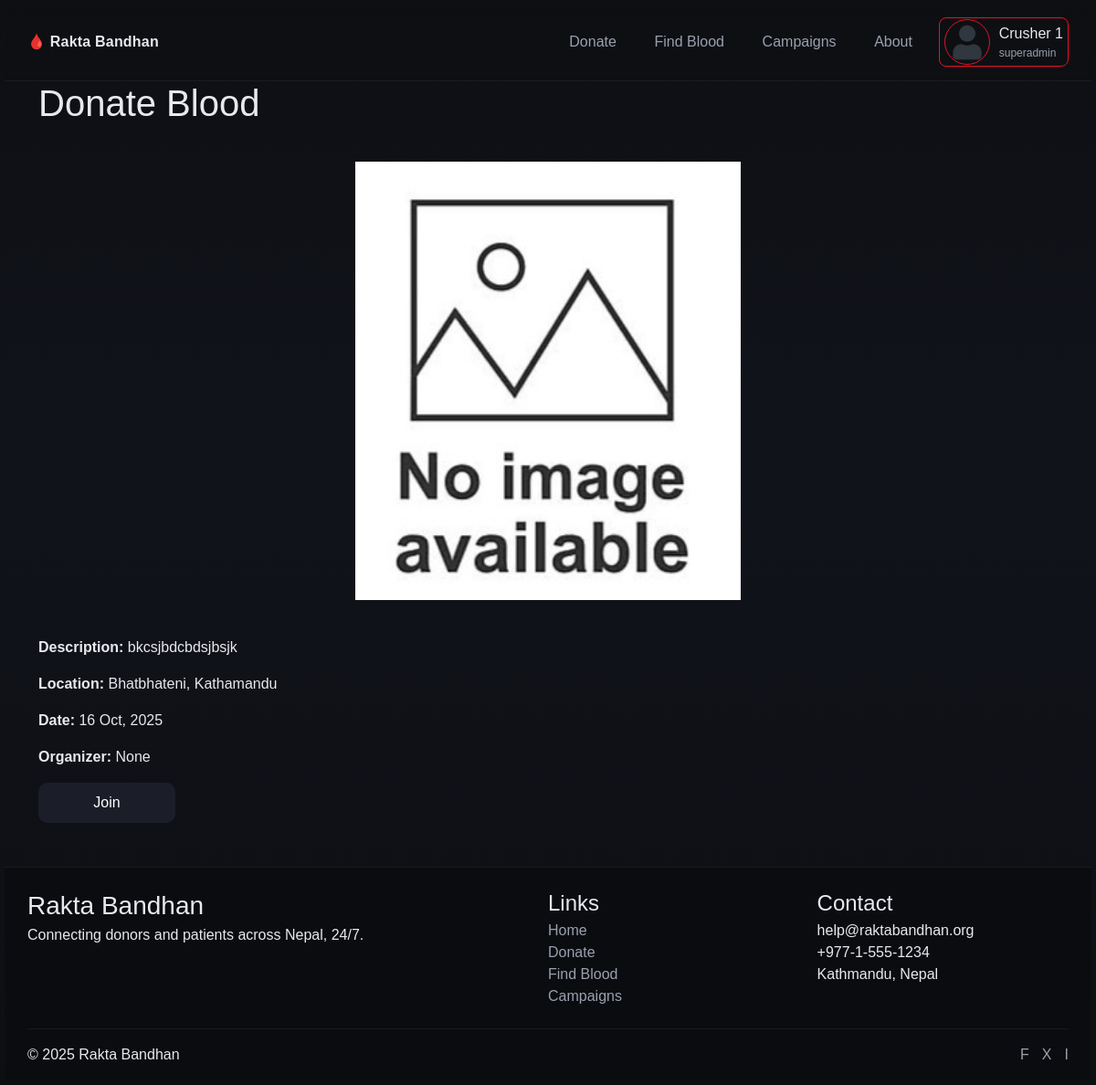
The page /campaign/2 (signed in) on the database its author committed.
### models.py (models this page shows)
class User(db.Model, UserMixin):
    __tablename__ = "users"
    id = db.Column(db.Integer, primary_key=True)
    username = db.Column(db.String(100), nullable=False)
    password = db.Column(db.String(200), nullable=False)
    email = db.Column(db.String(120), unique=True, nullable=False)
    phone = db.Column(db.String(20), nullable=False, unique=True)
    blood_grp = db.Column(db.String(5), nullable=False)
    address = db.Column(db.String(200), nullable=False)
    profile_picture = db.Column(db.String(200), default='defaultImg/default.jpg')
    role = db.Column(db.String(20), nullable=False)
    donor = db.relationship('Donor', backref='user', uselist=False)
    requests = db.relationship('BloodRequest', backref='recipient', lazy=True)

class Campaign(db.Model):
    __tablename__ = "campaigns"
    id = db.Column(db.Integer, primary_key=True)
    title = db.Column(db.String(100), nullable=False)
    camp_img = db.Column(db.String(255), nullable=True)
    location = db.Column(db.String(100), nullable=False)
    date = db.Column(db.Date, nullable=False)
    organizer = db.Column(db.String(100), nullable=True)
    description = db.Column(db.Text, nullable=True)
    participants = db.relationship("Participant", backref="event", lazy=True)

### routes/routes.py (the view)
@app.route('/campaign/<int:campaign_id>')
def campaign_detail(campaign_id):
    campaign = Campaign.query.get_or_404(campaign_id)
    return render_template('events/campaign_detail.html', campaign=campaign)

### app.py (called while the page is built)
@login_manager.user_loader
def load_user(user_id):
    if not user_id or user_id == "None":
        return None
    return User.query.get(int(user_id))

@app.context_processor
def inject_name():
    if current_user.is_authenticated:
        role = current_user.role.capitalize()
        return dict(name=f"{current_user.username} ({role})")
    return dict(name="")

@app.context_processor
def utility_processor():
    return dict(flash_categories=flash_categories)

### templates/events/campaign_detail.html
{% extends 'base.html' %}
{% block content %}
<link rel="stylesheet" href="{{ url_for('static', filename='campaign.css') }}">
<h1>{{ campaign.title }}</h1>
<div class="campaignImg">
    {% if campaign.camp_img %}
    <img src="{{ url_for('static', filename='campaigns/' + campaign.camp_img) }}" alt="{{ campaign.title }}">
    {% else %}
    <img src="{{ url_for('static', filename='defaultImg/noimage.jpg') }}" alt="{{ campaign.title }}">
    {% endif %}
</div>
<p><strong>Description:</strong> {{ campaign.description }}</p>
<p><strong>Location:</strong> {{ campaign.location }}</p>
<p><strong>Date:</strong> {{ campaign.date.strftime('%d %b, %Y') }}</p>
<p><strong>Organizer:</strong> {{ campaign.organizer }}</p>
<div>
    <form action="{{ url_for('join_campaign', campaign_id=campaign.id) }}" method="post">
        <button type="submit" class="butonUI">Join</button>
    </form>
</div>
{% endblock %}

### templates/navbar.html (shortened to what this page needs)
<link rel="stylesheet" href="{{ url_for('static', filename='navbar.css') }}">
{% if current_user.is_authenticated %}
<header class="nav">
  <div class="nav__wrap container">
    <a class="brand" href="{{ url_for('home') }}">🩸 Rakta Bandhan</a>
    <nav class="menu" aria-label="Primary">
      <a href="{{ url_for('donate_blood') }}">Donate</a>
      <a href="{{ url_for('find_blood') }}">Find Blood</a>
      <a href="{{ url_for('campaigns') }}">Campaigns</a>
      <a href="{{ url_for('about') }}">About</a>
      {% if current_user.is_authenticated %}
      <div class="profile-dropdown">
        <div class="profile_pic">
          {% if current_user.role == 'recipient' or current_user.role == 'donor' %}
          <img class="profile_image" src="{{ url_for('static', filename='profile_pics/' + current_user.profile_picture) }}" alt="Profile Picture">
          {% elif current_user.role == 'admin' %}
          <img class="profile_image" src="{{ url_for('static', filename='defaultImg/admin_dflt.jpg') }}" alt="Profile Picture">
          {% else %}
          <img class="profile_image" src="{{ url_for('static', filename='defaultImg/default.png') }}" alt="Profile Picture">
          {% endif %}
        </div>
        <div class="profile_info">
          <p class="user_name">{{ current_user.username }} {{ current_user.id}}</p>
          <p class="user-role m-0">{{ current_user.role }}</p>
        </div>
      </div>
      {% endif %}
    </nav>
  </div>
</header>
{% endif %}

### static/main.css (style rules this page uses)
:root { --primary: #e81224; --bg: var(--primary); --surface: #0f1015; --surface-2: #1b1e29; --text: #e7e9ee; --muted: #9aa1ae; --ring: 0 0 0 2px rgba(225, 29, 72, 0.35); --radius: 20px; --shadow: 0 10px 25px rgba(0, 0, 0, .35); }
* { box-sizing: border-box; color: var(--text); font-family: 'Gill Sans', 'Gill Sans MT', Calibri, 'Trebuchet MS', sans-serif !important; }
body { margin: 0; font-family: Inter, system-ui, Segoe UI, Arial, Helvetica, sans-serif; background: linear-gradient(180deg, #0e0f13, #10131a 40%, #0e0f13); color: var(--text); line-height: 1.6; padding: 5px; position: relative; }
.container { width: 1200px; margin-inline: auto }
.butonUI { background-color: var(--surface-2); max-width: 150px; width: 100%; padding: 10px; text-decoration: none; color: white; border: var(--surface); border-radius: 10px; }

### static/navbar.css (style rules this page uses)
.nav { position: sticky; top: 0; z-index: 50; backdrop-filter: blur(8px); background: rgba(14, 15, 19, .6); border-bottom: 1px solid rgba(255, 255, 255, .06); }
.nav__wrap { display: flex; align-items: center; justify-content: space-between; padding: 0.9rem 0; }
.brand { color: var(--text); text-decoration: none; font-weight: 700; letter-spacing: .2px }
.menu { display: flex; gap: 1rem; align-items: center }
.menu a { color: var(--muted); text-decoration: none; padding: .5rem .8rem; border-radius: 12px }
.profile_info { display: inline-block; vertical-align: middle; }
.user_name, .user-role { color: var(--text); font-weight: 500; margin: 0px; }
.user-role { font-size: 12px; color: var(--muted); font-weight: 400; }
.profile-dropdown { position: relative; display: flex; gap: 10px; align-items: center; cursor: pointer; justify-content: center; align-items: center; padding: 1px 5px ; border: 1px solid var(--primary); border-radius: 8px; }
.profile_pic { display: flex; }
.profile_pic img { width: 50px; height: 50px; object-fit: contain; border-radius: 50%; border: 1px solid var(--primary); }

### static/campaign.css (style rules this page uses)
.campaignImg { text-align: center; padding: 1rem; margin: 1.5rem 0; }
.campaignImg img { width: 100%; height: 30rem; object-fit: contain; }

### rows shown on the page
User: username "Crusher", id "1", role "superadmin"
Campaign: title "Donate Blood", description "bkcsjbdcbdsjbsjk", location "Bhatbhateni, Kathamandu", date "16 Oct, 2025", organizer "None"
